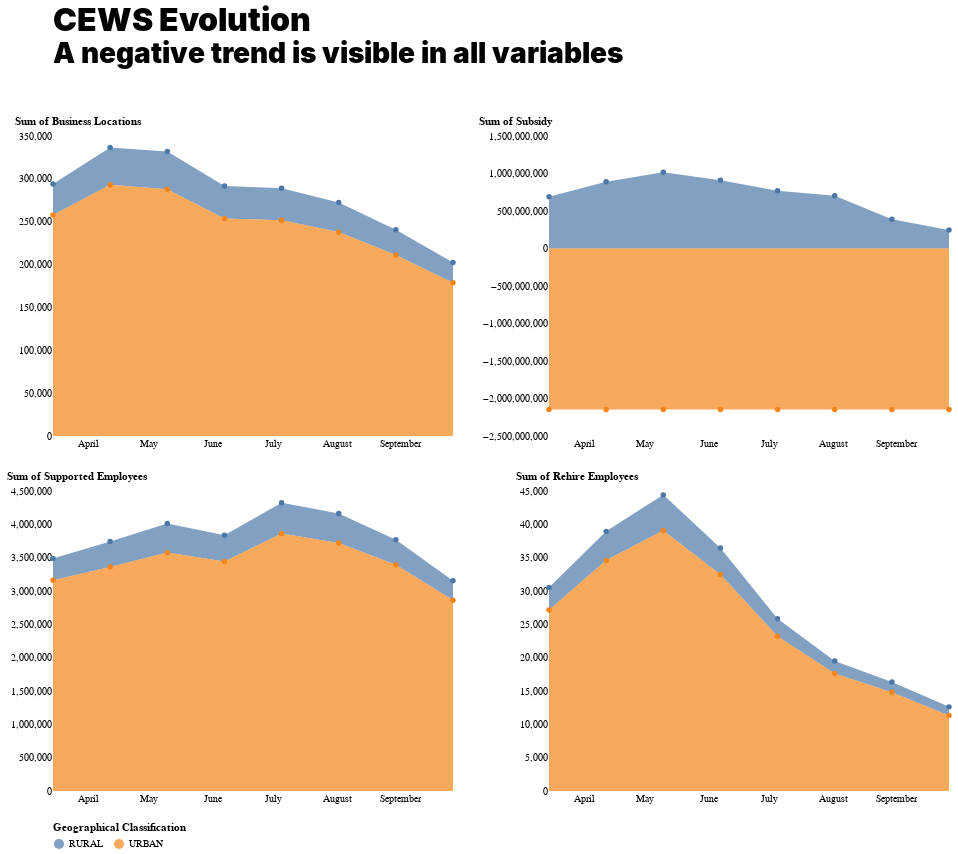

Write notebook code for a chart like this one.
### Code cell
title = alt.Chart(cews_totals).mark_text(
            ).properties(title={'text': 'CEWS Evolution', 'subtitle': 'A negative trend is visible in all variables',
                                "subtitleFontWeight": 900, "subtitleFontSize": 28})

evolution = alt.Chart(cews_totals).mark_area(point=True).encode(
                x=alt.X('Period:T', title=None),
                y=alt.Y(alt.repeat(), type='quantitative', aggregate='sum', 
                        axis=alt.Axis(titleAngle=0, titleAnchor='start', titleY=-10)),
                color=alt.Color('Geographical Classification:N', legend=alt.Legend(orient='bottom')),
                tooltip=[alt.Tooltip('Period:T'),
                        alt.Tooltip(alt.repeat(), type='quantitative'),
                        alt.Tooltip('Geographical Classification:N')]
                        ).repeat(num_cols, columns=2)

(title & evolution).configure_title(fontSize=32, fontWeight=900, anchor='start'
                                   ).configure_axis(domain=False, grid=False, ticks=False
                                                   ).configure_view(stroke="transparent")

### Figure 1 — Vega-Lite specification as saved in the notebook (floating-point values rounded to 4 significant figures)
{"config": {"view": {"continuousWidth": 400, "continuousHeight": 300, "stroke": "transparent"}, "axis": {"domain": false, "grid": false, "ticks": false}, "title": {"anchor": "start", "fontSize": 32, "fontWeight": 900}}, "vconcat": [{"data": {"name": "data-6cba73f43e4c6b61c830074be8367838"}, "mark": "text", "title": {"text": "CEWS Evolution", "subtitle": "A negative trend is visible in all variables", "subtitleFontWeight": 900, "subtitleFontSize": 28}}, {"repeat": ["Business Locations", "Subsidy", "Supported Employees", "Rehire Employees"], "spec": {"data": {"name": "data-6cba73f43e4c6b61c830074be8367838"}, "mark": {"type": "area", "point": true}, "encoding": {"color": {"type": "nominal", "field": "Geographical Classification", "legend": {"orient": "bottom"}}, "tooltip": [{"type": "temporal", "field": "Period"}, {"type": "quantitative", "field": {"repeat": "repeat"}}, {"type": "nominal", "field": "Geographical Classification"}], "x": {"type": "temporal", "field": "Period", "title": null}, "y": {"type": "quantitative", "aggregate": "sum", "axis": {"titleAnchor": "start", "titleAngle": 0, "titleY": -10}, "field": {"repeat": "repeat"}}}}, "columns": 2}], "$schema": "https://vega.github.io/schema/vega-lite/v4.8.1.json", "datasets": {"data-6cba73f43e4c6b61c830074be8367838": [{"Period": "2020-03-15T00:00:00", "Geographical Classification": "RURAL", "Business Locations": 36135, "Subsidy": 688658000, "Supported Employees": 326654, "Rehire Employees": 3380}, {"Period": "2020-03-15T00:00:00", "Geographical Classification": "URBAN", "Business Locations": 257935, "Subsidy": -2147483648, "Supported Employees": 3162560, "Rehire Employees": 27140}, {"Period": "2020-04-12T00:00:00", "Geographical Classification": "RURAL", "Business Locations": 43440, "Subsidy": 890231000, "Supported Employees": 382773, "Rehire Employees": 4350}, {"Period": "2020-04-12T00:00:00", "Geographical Classification": "URBAN", "Business Locations": 293155, "Subsidy": -2147483648, "Supported Employees": 3360733, "Rehire Employees": 34595}, {"Period": "2020-05-10T00:00:00", "Geographical Classification": "RURAL", "Business Locations": 43910, "Subsidy": 1016442000, "Supported Employees": 432676, "Rehire Employees": 5340}, {"Period": "2020-05-10T00:00:00", "Geographical Classification": "URBAN", "Business Locations": 287955, "Subsidy": -2147483648, "Supported Employees": 3578490, "Rehire Employees": 39080}, {"Period": "2020-06-07T00:00:00", "Geographical Classification": "RURAL", "Business Locations": 37725, "Subsidy": 909596000, "Supported Employees": 395058, "Rehire Employees": 3980}, {"Period": "2020-06-07T00:00:00", "Geographical Classification": "URBAN", "Business Locations": 253820, "Subsidy": -2147483648, "Supported Employees": 3441100, "Rehire Employees": 32480}, {"Period": "2020-07-05T00:00:00", "Geographical Classification": "RURAL", "Business Locations": 37180, "Subsidy": 771149000, "Supported Employees": 459041, "Rehire Employees": 2635}, {"Period": "2020-07-05T00:00:00", "Geographical Classification": "URBAN", "Business Locations": 251765, "Subsidy": -2147483648, "Supported Employees": 3863744, "Rehire Employees": 23220}, {"Period": "2020-08-02T00:00:00", "Geographical Classification": "RURAL", "Business Locations": 34485, "Subsidy": 704735000, "Supported Employees": 442143, "Rehire Employees": 1880}, {"Period": "2020-08-02T00:00:00", "Geographical Classification": "URBAN", "Business Locations": 238070, "Subsidy": -2147483648, "Supported Employees": 3721024, "Rehire Employees": 17630}, {"Period": "2020-08-30T00:00:00", "Geographical Classification": "RURAL", "Business Locations": 29670, "Subsidy": 388700000, "Supported Employees": 374894, "Rehire Employees": 1545}, {"Period": "2020-08-30T00:00:00", "Geographical Classification": "URBAN", "Business Locations": 211050, "Subsidy": -2147483648, "Supported Employees": 3394023, "Rehire Employees": 14800}, {"Period": "2020-09-27T00:00:00", "Geographical Classification": "RURAL", "Business Locations": 23420, "Subsidy": 245767000, "Supported Employees": 292564, "Rehire Employees": 1285}, {"Period": "2020-09-27T00:00:00", "Geographical Classification": "URBAN", "Business Locations": 178890, "Subsidy": -2147483648, "Supported Employees": 2861910, "Rehire Employees": 11335}]}}
